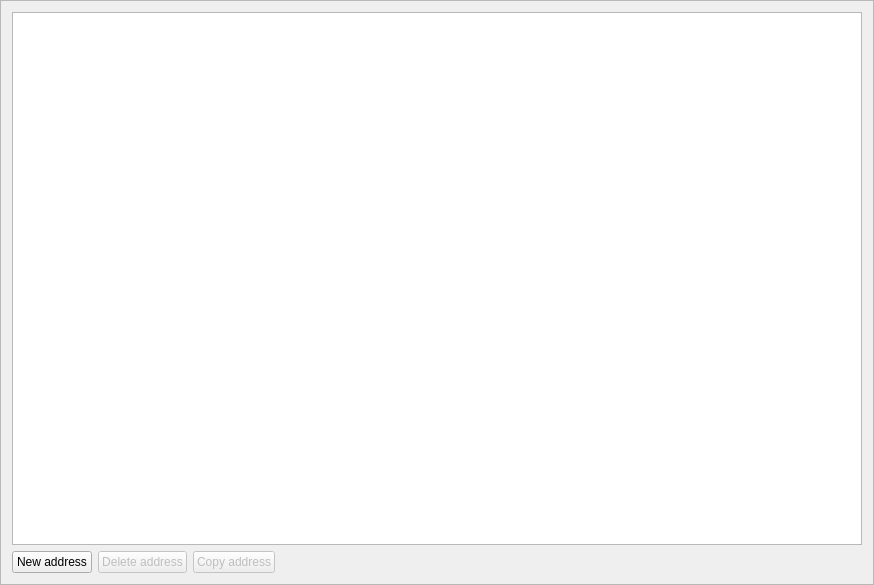
<?xml version="1.0" encoding="UTF-8"?>
<ui version="4.0">
 <class>AddressBookFrame</class>
 <widget class="QFrame" name="AddressBookFrame">
  <property name="geometry">
   <rect>
    <x>0</x>
    <y>0</y>
    <width>874</width>
    <height>585</height>
   </rect>
  </property>
  <property name="windowTitle">
   <string>Frame</string>
  </property>
  <property name="frameShape">
   <enum>QFrame::StyledPanel</enum>
  </property>
  <property name="frameShadow">
   <enum>QFrame::Raised</enum>
  </property>
  <layout class="QVBoxLayout" name="verticalLayout">
   <item>
    <widget class="QTreeView" name="m_addressBookView"/>
   </item>
   <item>
    <layout class="QHBoxLayout" name="horizontalLayout">
     <item>
      <widget class="QPushButton" name="m_addAddressButton">
       <property name="text">
        <string>New address</string>
       </property>
       <property name="icon">
        <iconset resource="../../resources.qrc">
         <normaloff>:/icons/add</normaloff>:/icons/add</iconset>
       </property>
      </widget>
     </item>
     <item>
      <widget class="QPushButton" name="m_deleteAddressButton">
       <property name="enabled">
        <bool>false</bool>
       </property>
       <property name="text">
        <string>Delete address</string>
       </property>
       <property name="icon">
        <iconset resource="../../resources.qrc">
         <normaloff>:/icons/remove</normaloff>:/icons/remove</iconset>
       </property>
      </widget>
     </item>
     <item>
      <widget class="QPushButton" name="m_copyAddressButton">
       <property name="enabled">
        <bool>false</bool>
       </property>
       <property name="text">
        <string>Copy address</string>
       </property>
       <property name="icon">
        <iconset resource="../../resources.qrc">
         <normaloff>:/icons/copy</normaloff>:/icons/copy</iconset>
       </property>
      </widget>
     </item>
     <item>
      <spacer name="horizontalSpacer">
       <property name="orientation">
        <enum>Qt::Horizontal</enum>
       </property>
       <property name="sizeHint" stdset="0">
        <size>
         <width>40</width>
         <height>20</height>
        </size>
       </property>
      </spacer>
     </item>
    </layout>
   </item>
  </layout>
 </widget>
 <resources>
  <include location="../../resources.qrc"/>
 </resources>
 <connections>
  <connection>
   <sender>m_addAddressButton</sender>
   <signal>clicked()</signal>
   <receiver>AddressBookFrame</receiver>
   <slot>addClicked()</slot>
   <hints>
    <hint type="sourcelabel">
     <x>53</x>
     <y>556</y>
    </hint>
    <hint type="destinationlabel">
     <x>436</x>
     <y>292</y>
    </hint>
   </hints>
  </connection>
  <connection>
   <sender>m_deleteAddressButton</sender>
   <signal>clicked()</signal>
   <receiver>AddressBookFrame</receiver>
   <slot>deleteClicked()</slot>
   <hints>
    <hint type="sourcelabel">
     <x>148</x>
     <y>556</y>
    </hint>
    <hint type="destinationlabel">
     <x>436</x>
     <y>292</y>
    </hint>
   </hints>
  </connection>
  <connection>
   <sender>m_copyAddressButton</sender>
   <signal>clicked()</signal>
   <receiver>AddressBookFrame</receiver>
   <slot>copyClicked()</slot>
   <hints>
    <hint type="sourcelabel">
     <x>243</x>
     <y>556</y>
    </hint>
    <hint type="destinationlabel">
     <x>436</x>
     <y>292</y>
    </hint>
   </hints>
  </connection>
 </connections>
 <slots>
  <slot>addClicked()</slot>
  <slot>deleteClicked()</slot>
  <slot>copyClicked()</slot>
 </slots>
</ui>
